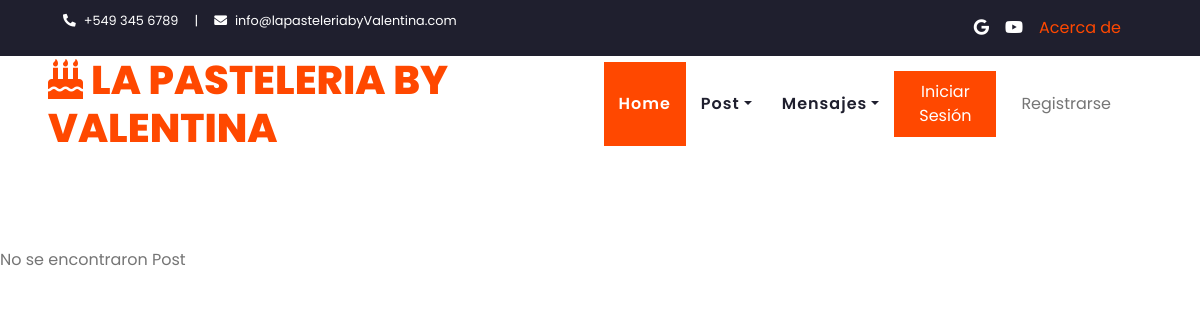
The page /Blog/mispost/damian on the database as committed earlier.
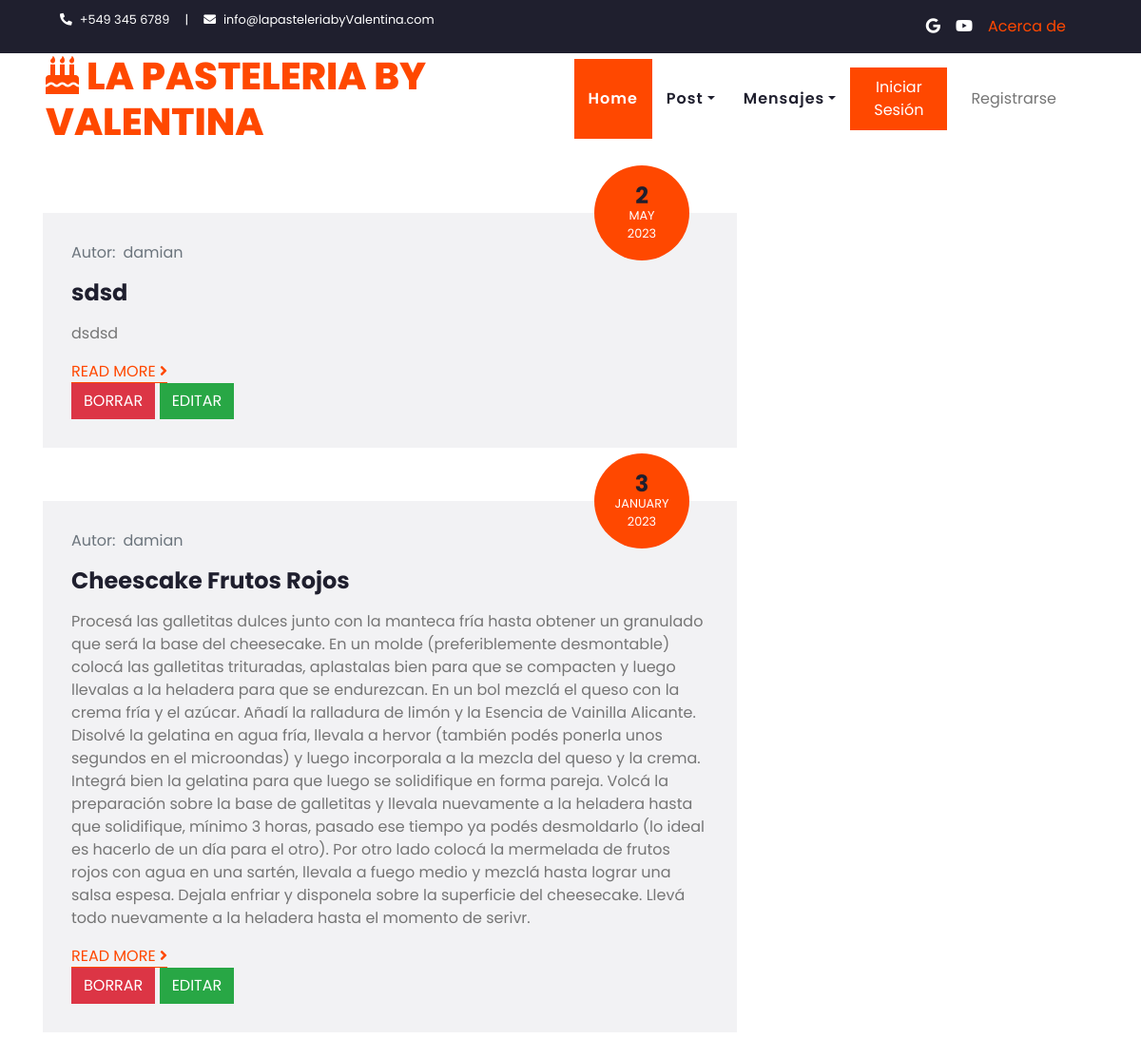
The same page on the database as committed later.
### Blog/models.py (models this page shows, shortened)
class Post(models.Model):
    titulo = models.CharField(max_length=100)
    receta = RichTextField()
    imagenPost = models.ImageField(upload_to='posteo', blank=True)
    chef = models.CharField(max_length=50)
    fecha = models.DateField()

### Blog/views.py (the view)
# urls.py: path('mispost/<chef>', mispost, name="mispost"),
def mispost(request, chef):
    posteo = Post.objects.filter(chef=chef)
    if len(posteo) != 0:
        return render(request, "mispost.html", {"posteo": posteo, "imagen": obteneravatar(request)})
    else:
        return render(request, "mispost.html",
                      {"mensaje": f"No se encontraron Post", "posteo": posteo, "imagen": obteneravatar(request)})

### Blog/templates/mispost.html (shortened to what this page needs)
{% extends "padre.html" %}
{% load static %}
{% block body %}
    <div class="container py-5">
        <div class="row">
            <div class="col-lg-8">
                <div class="row">
                    {% for post in posteo %}
                        <div class="col-md-12 mb-3">
                            <div class="position-relative">
                                <div class="position-absolute bg-primary d-flex flex-column align-items-center justify-content-center rounded-circle"
                                     style="width: 100px; height: 100px; bottom: -50px; right: 50px;">
                                    <h4 class="font-weight-bold mb-n1">{{ post.fecha.day }}</h4>
                                    <small class="text-white text-uppercase">{{ post.fecha|date:'F' }}</small>
                                    <small class="text-white text-uppercase">{{ post.fecha.year }}</small>
                                </div>
                            </div>
                            <div class="bg-secondary mb-3" style="padding: 30px;">
                                <div class="d-flex mb-3">
                                    <div class="d-flex align-items-center">
                                        <a class="text-muted" href="">Autor: </a>
                                        <a class="text-muted ml-2" href="">{{ post.chef }}</a>
                                    </div>
                                </div>
                                <h4 class="font-weight-bold mb-3">{{ post.titulo }}</h4>
                                <p>{{ post.receta }}</p>
                                <a class="border-bottom border-primary text-uppercase text-decoration-none"
                                   href="{% url 'filtrarpost' post.titulo %}">Read More <i
                                        class="fa fa-angle-right"></i></a>
                                <div class="position-relative right">
                                    <a class="btn btn-danger"
                                       href="{% url 'borrarpost' post.titulo %}">BORRAR</a>
                                    <a class="btn btn-success"
                                       href="{% url 'editarpost' post.titulo %}">EDITAR</a>
                                </div>
                            </div>
                        </div>
                    {% endfor %}
                </div>
            </div>
        </div>
    </div>
    {{ mensaje }}
{% endblock %}

Rows that differ between the two databases and show on the page:
added Post: fecha.day "2", fecha "MAY", fecha.year "2023", chef "damian", titulo "sdsd", receta "dsdsd"
added Post: fecha.day "3", fecha "JANUARY", fecha.year "2023", chef "damian", titulo "Cheescake Frutos Rojos", receta "Procesá las galletitas dulces junto con la manteca fría hasta obtener un granulado que será la base del cheesecake. En un molde (preferiblemente desmontable) colocá las galletitas trituradas, aplastalas bien para que se compacten y luego llevalas a la heladera para que se endurezcan. En un bol mezclá el queso con la crema fría y el azúcar. Añadí la ralladura de limón y la Esencia de Vainilla Alicante. Disolvé la gelatina en agua fría, llevala a hervor (también podés ponerla unos segundos en el microondas) y luego incorporala a la mezcla del queso y la crema. Integrá bien la gelatina para que luego se solidifique en forma pareja. Volcá la preparación sobre la base de galletitas y llevala…"
Other text that changed with them:
{{ mensaje }}: "No se encontraron Post" → (not shown)
